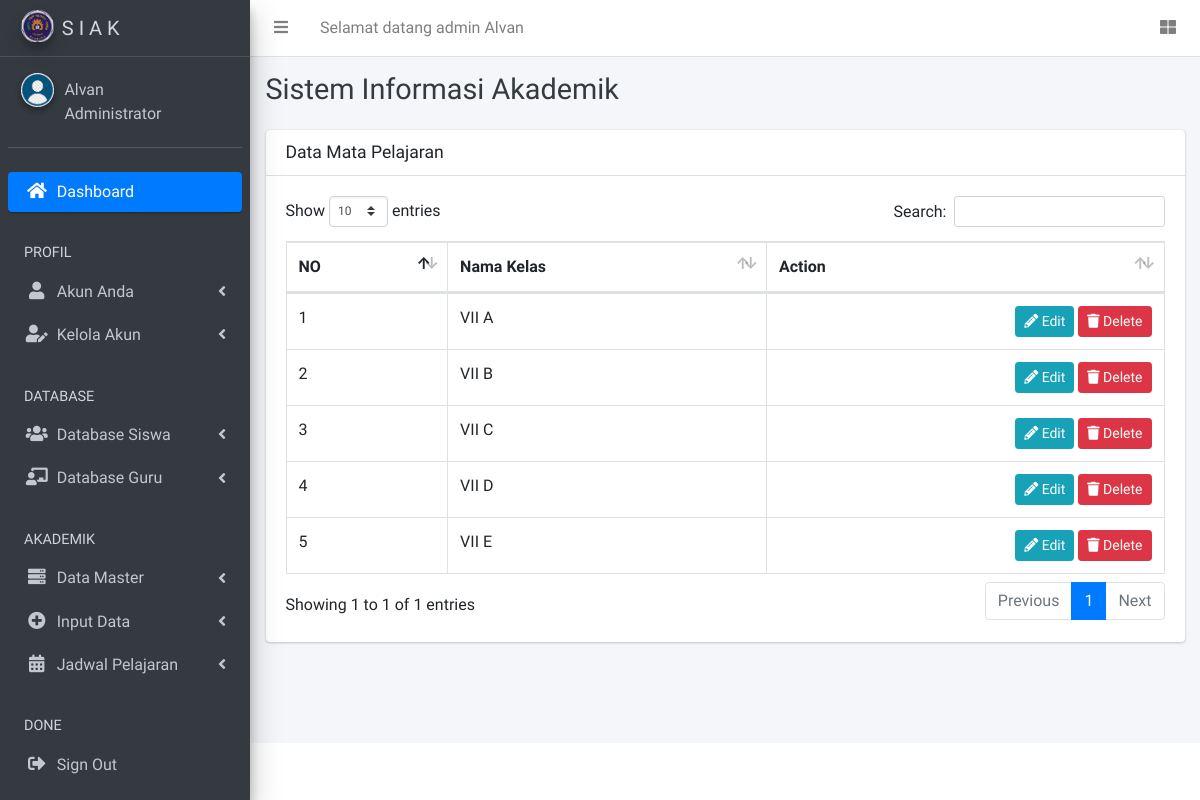
Screenshot of /admin/index.php?page=data_kelas (signed in) with the database file from the repository.
### tables this page shows
CREATE TABLE `tbl_kelas` (
  `id_kelas` int(10) NOT NULL,
  `nama_kelas` varchar(50) NOT NULL
);

### admin/data_kelas.php (the view, shortened to what this page needs)
<div class="row">
  <div class="col-12">
    <div class="card">
      <div class="card-header">
        <h3 class="card-title">Data Mata Pelajaran</h3>
      </div>
      <div class="card-body">
        <table id="example1" class="table table-bordered table-hover">
          <thead>
          <tr>
            <th>NO</th>
            <th>Nama Kelas</th>
            <th>Action</th>
          </tr>
          </thead>
          <tbody>
            <?php
              include '../database/koneksi.php';
              $query = mysqli_query($koneksi,"SELECT * FROM tbl_kelas");
              $i = 1;
              while ($row = mysqli_fetch_array($query)) {
             ?>
          <tr>
            <td><?php echo $i; ?></td>
            <td><?php echo $row['nama_kelas']; ?></td>
            <td class="project-actions text-right">
                <a class="btn btn-info btn-sm" href="#" data-toggle="modal" data-target="#modaledit<?php echo $row['id_kelas']; ?>">
                    <i class="fas fa-pencil-alt">
                    </i>
                    Edit
                </a>
                <a class="btn btn-danger btn-sm" href="#" data-toggle="modal" data-target="#modaldelete<?php echo $row['id_kelas']; ?>" >
                    <i class="fas fa-trash">
                    </i>
                    Delete
                </a>
            </td>
          </tr>
          </tbody>
          <?php
          $i++;
        }
           ?>
        </table>
      </div>
    </div>
  </div>
</div>

### rows the page displays
tbl_kelas: nama_kelas "VII A"
tbl_kelas: nama_kelas "VII B"
tbl_kelas: nama_kelas "VII C"
tbl_kelas: nama_kelas "VII D"
tbl_kelas: nama_kelas "VII E"

### other values shown
$_SESSION['username'] "Alvan"
